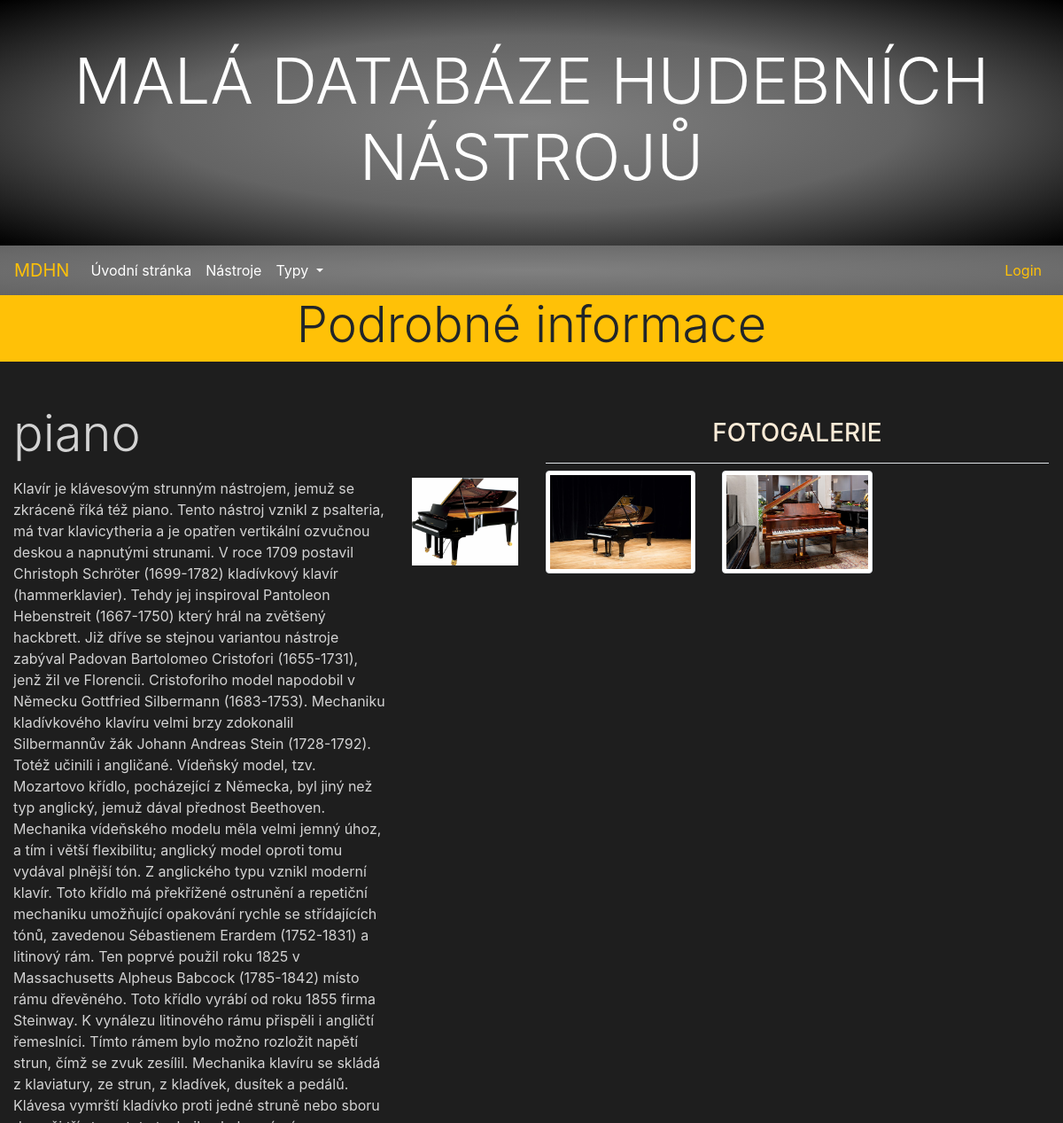
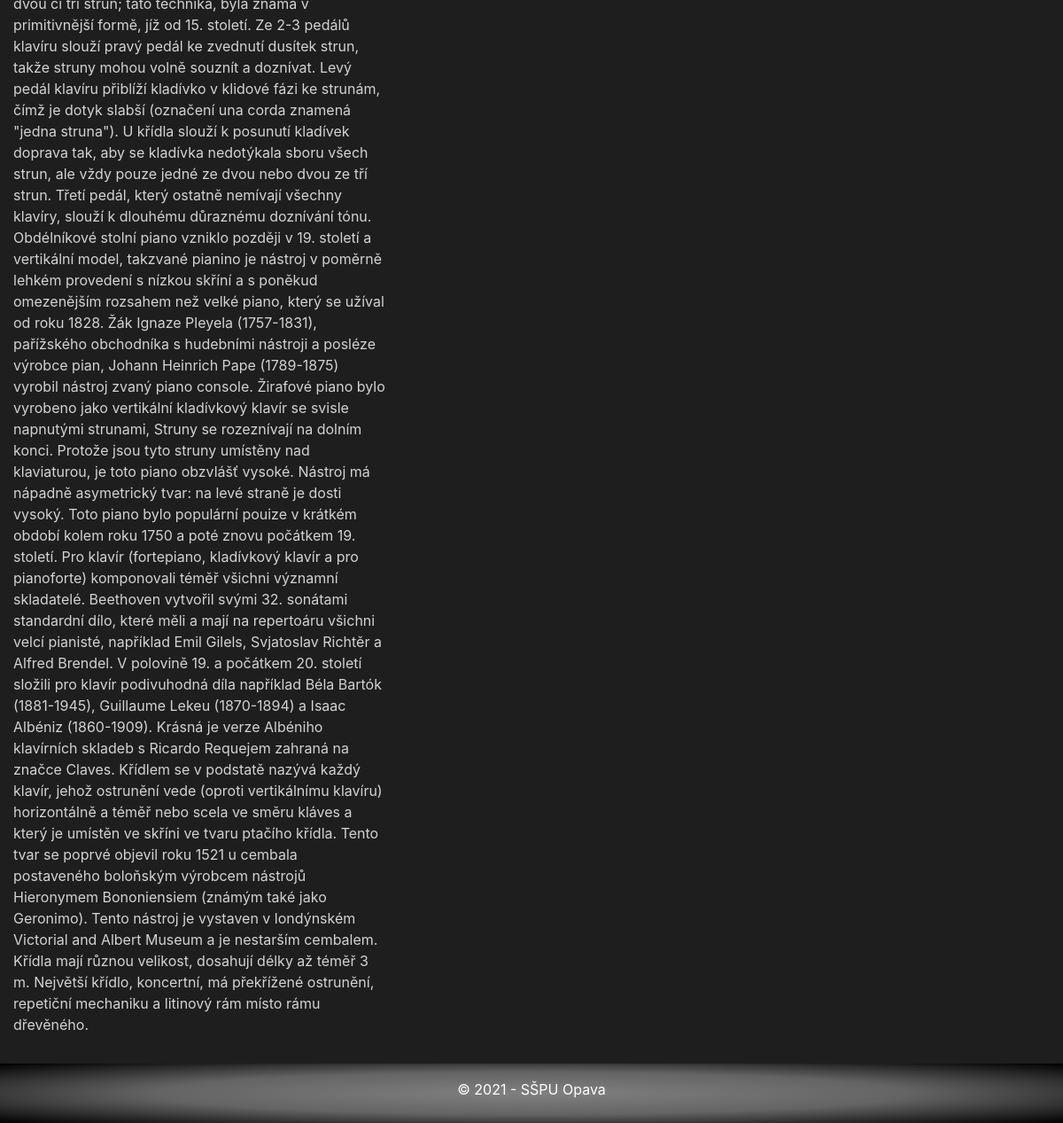
Page /music/instruments/5/ on the committed database (2 pictures, top to bottom).
### music/models.py (models this page shows, shortened)
class Instrument(models.Model):
    title = models.CharField(max_length=200, verbose_name="Title")
    history = models.TextField(blank=True, null=True, verbose_name="History")
    poster = models.ImageField(upload_to=poster_path, blank=True, null=True, verbose_name="Poster")
    type = models.ManyToManyField(Type, help_text='Select a type for this instrument')
    class Meta:
        ordering = ["title"]

class Attachment(models.Model):
    title = models.CharField(max_length=200, verbose_name="Title")
    last_update = models.DateTimeField(auto_now=True)
    file = models.FileField(upload_to=attachment_path, null=True, verbose_name="File")
    TYPE_OF_ATTACHMENT = (
        ('audio', 'Audio'),
        ('image', 'Image'),
        ('text', 'Text'),
        ('video', 'Video'),
        ('other', 'Other'),
    )
    type = models.CharField(max_length=5, choices=TYPE_OF_ATTACHMENT, blank=True, default='image', help_text='Select allowed attachment type', verbose_name="Attachment type")
    instrument = models.ForeignKey(Instrument, on_delete=models.CASCADE)
    class Meta:
        ordering = ["-last_update", "type"]

### music/views.py (the view)
# urls.py: path('instruments/<int:pk>/', views.InstrumentDetailView.as_view(), name='instrument-detail'),
class InstrumentDetailView(DetailView):
    model = Instrument
    context_object_name = 'instrument_detail'
    template_name = 'instrument/detail.html'

### music/context_processors.py (called while the page is built)
def types(request):
    return {'types': Type.objects.all()}

### music/templates/instrument/detail.html (shortened to what this page needs)
{% extends "base.html" %} {% block title %}Detail vybraného hudebního nástroje{% endblock %} {% block css %}
<link href="https://cdnjs.cloudflare.com/ajax/libs/ekko-lightbox/5.3.0/ekko-lightbox.css" rel="stylesheet"> {% endblock %} {% block content %}
<div class="row mb-3">
    <div class="col-sm-12 bg-warning">
        <h2 class="display-4 text-center">Podrobné informace</h2>
    </div>
</div>
<div class="row mt-5 mb-3">
    <div class="col-lg-6 mb-3">
        <h2 class="detail display-4 mb-3">{{ instrument_detail.title }}</h2>
        <div class="row">
            <div class="detail col-md-9">{{ instrument_detail.history }}</div>
            <div class="col-md-3">
                {% if instrument_detail.poster %}
                <a href="{{ instrument_detail.poster.url }}" data-toggle="lightbox" data-gallery="gallery">
                    <img src="{{ instrument_detail.poster.url }}" class="img-fluid" alt="Ilustrační obázek nástroje">
                </a>
                {% endif %}
            </div>
        </div>
    </div>
    <div class="fotogalerie col-lg-6 p-3">
        <h3 class="fotogalerie-nazev border-bottom pb-3 text-secondary text-uppercase">Fotogalerie</h3>
        <div class="row">
            {% for image in instrument_detail.attachment_set.all %}
            <div class="col-lg-6 col-xl-4">
                <a href="{{ image.file.url }}" data-toggle="lightbox" data-gallery="gallery">
                    <img src="{{ image.file.url }}" class="img-fluid img-thumbnail" alt="{{ image.title }}">
                </a>
            </div>
            {% endfor %}
        </div>
    </div>
</div>
</div>
{% endblock %}

### music/static/css/styles.css (style rules this page uses)
body { background-color: #1e1e1e; }
a { color: gray; }
.detail { color: lightgray; }
.fotogalerie { background-color: #1e1e1e; }
.fotogalerie-nazev { text-align: center; color: antiquewhite !important; }

### rows in the picture
Instrument: title "piano", history "Klavír je klávesovým strunným nástrojem, jemuž se zkráceně říká též piano. Tento nástroj vznikl z psalteria, má tvar klavicytheria a je opatřen vertikální ozvučnou deskou a napnutými strunami. V roce 1709 postavil Christoph Schröter (1699-1782) kladívkový klavír (hammerklavier). Tehdy jej inspiroval Pantoleon Hebenstreit (1667-1750) který hrál na zvětšený hackbrett. Již dříve se stejnou variantou nástroje zabýval Padovan Bartolomeo Cristofori (1655-1731), jenž žil ve Florencii. Cristoforiho model napodobil v Německu Gottfried Silbermann (1683-1753). Mechaniku kladívkového klavíru velmi brzy zdokonalil Silbermannův žák Johann Andreas Stein (1728-1792). Totéž učinili i angličané. Vídeňský…", poster (picture)
Attachment: file (picture)
Attachment: file (picture)
